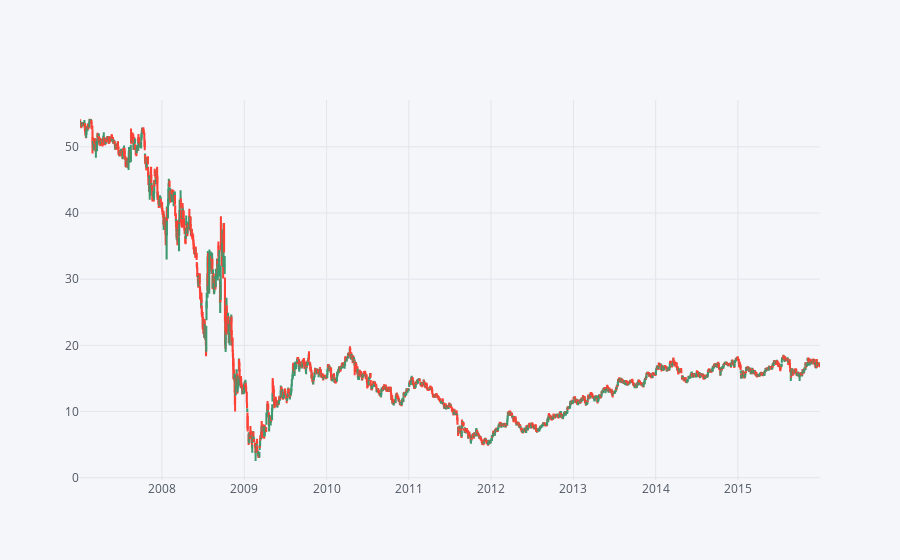

Write notebook code for a chart like this one.
### Markdown cell above
Using Iplot, we'll create a candle plot of Bank of Amercia's stock from Jan 1st 2015 to Jan 1st 2016

### Code cell
BAC15 = BAC[['Open','High','Low','Close']].loc['2007-01-01':'2016-01-01']
BAC15.iplot(kind = 'candle')

### Figure 1 — Plotly figure (JSON) as saved in the notebook; plotly's stock layout.template omitted (floating-point values rounded to 4 significant figures; data arrays with more than 128 entries replaced by an {"elided": "..."} marker saying what was removed)
{"data": [{"close": {"elided": "2266 float values"}, "high": {"elided": "2266 float values"}, "low": {"elided": "2266 float values"}, "open": {"elided": "2266 float values"}, "showlegend": false, "type": "candlestick", "uid": "c8aad73a-0731-410b-8eea-319a967697ea", "x": {"elided": "2266 str values"}, "yaxis": "y2"}], "layout": {"legend": {"bgcolor": "#F5F6F9", "font": {"color": "#4D5663"}}, "paper_bgcolor": "#F5F6F9", "plot_bgcolor": "#F5F6F9", "title": {"font": {"color": "#4D5663"}}, "xaxis": {"gridcolor": "#E1E5ED", "rangeslider": {"visible": false}, "showgrid": true, "tickfont": {"color": "#4D5663"}, "title": {"font": {"color": "#4D5663"}, "text": ""}, "zerolinecolor": "#E1E5ED"}, "yaxis": {"gridcolor": "#E1E5ED", "showgrid": true, "showticklabels": false, "tickfont": {"color": "#4D5663"}, "title": {"font": {"color": "#4D5663"}, "text": ""}, "zerolinecolor": "#E1E5ED"}, "yaxis2": {"gridcolor": "#E1E5ED", "showgrid": true, "tickfont": {"color": "#4D5663"}, "title": {"font": {"color": "#4D5663"}, "text": ""}, "zerolinecolor": "#E1E5ED"}}}
